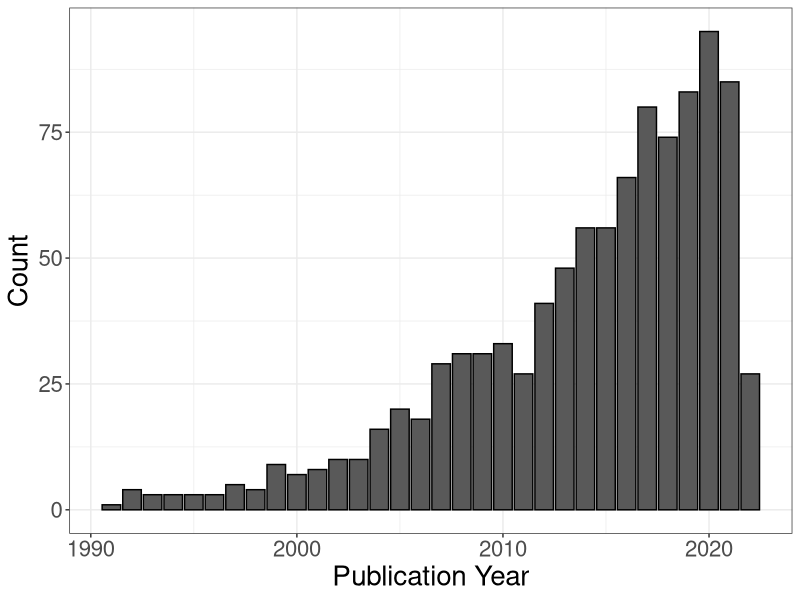
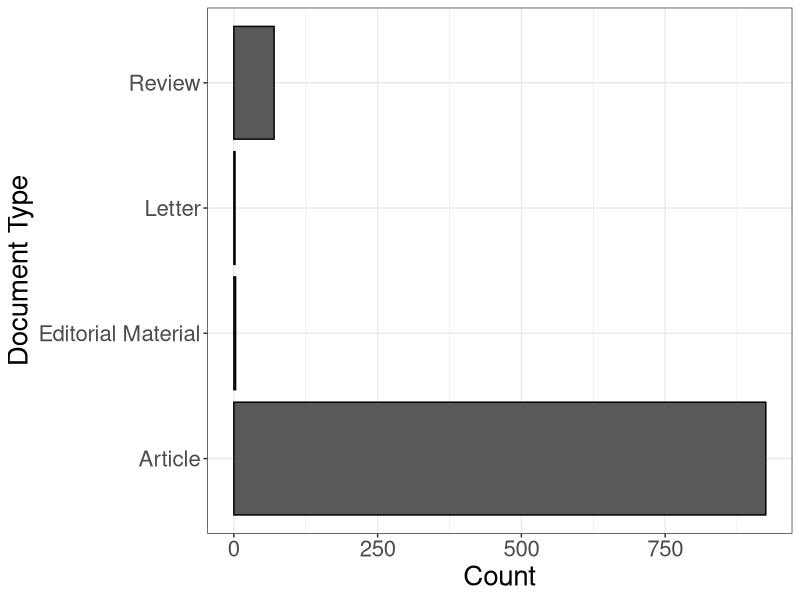
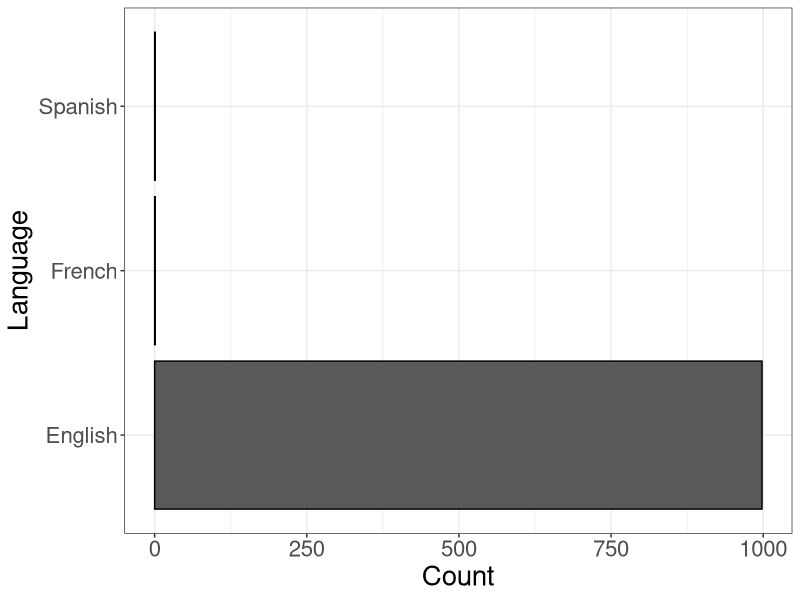
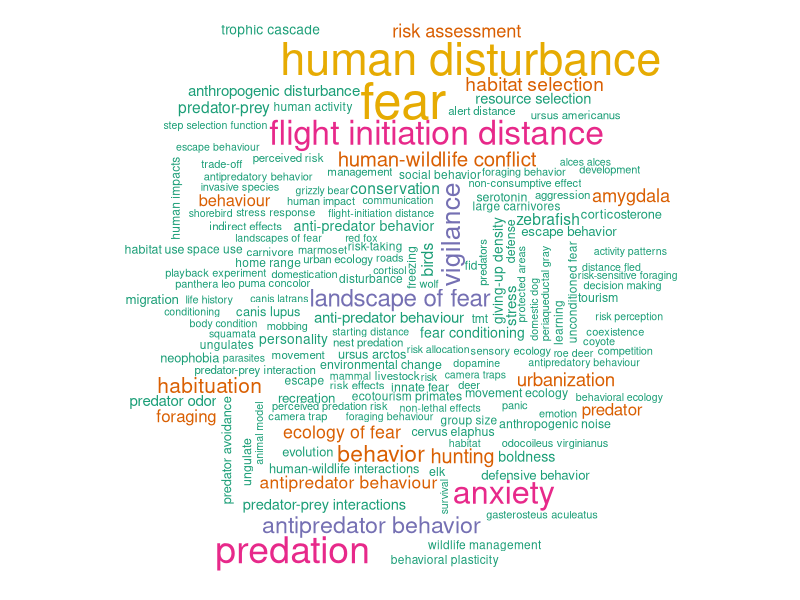
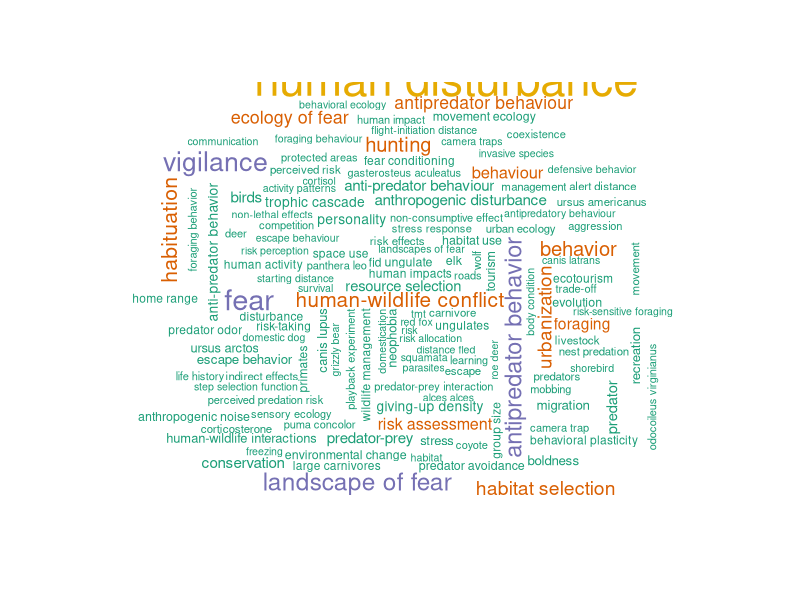
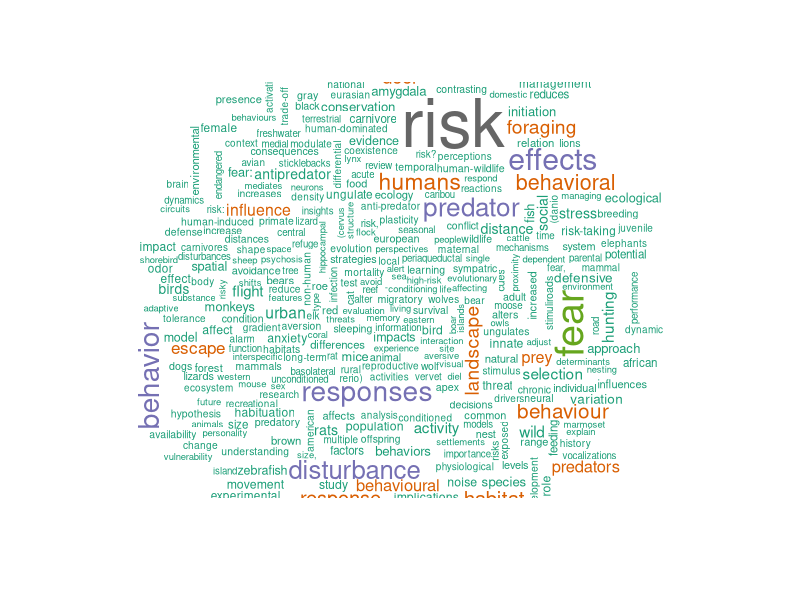
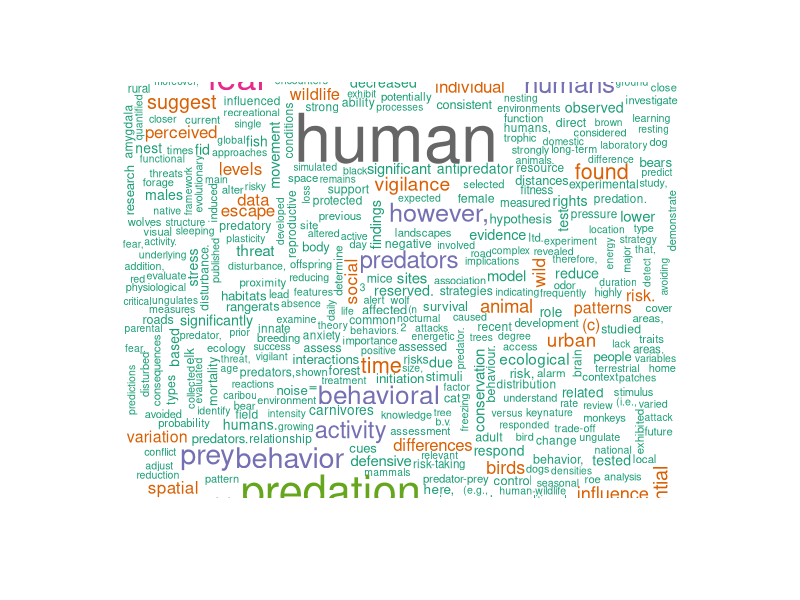
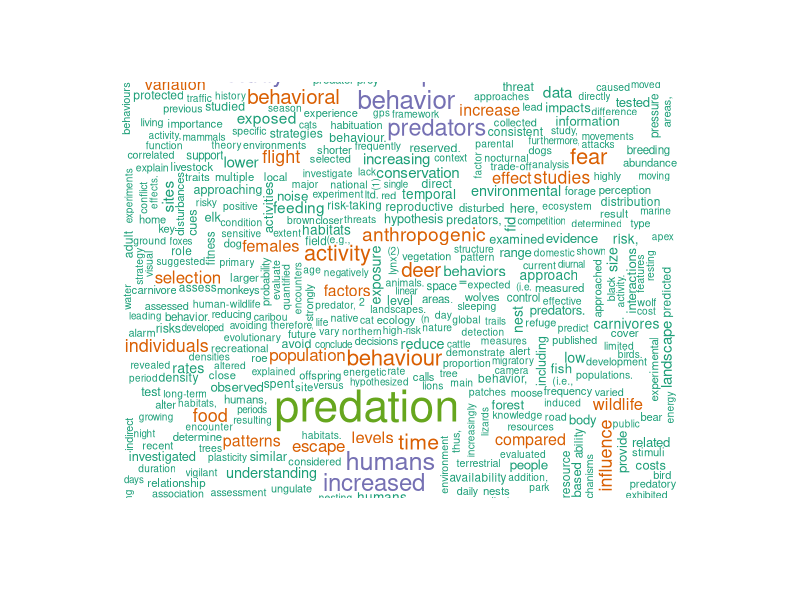

The R source for these figures, in order:
# Anthropogenic risk effects on animal behavior - systematic review

# mapping literature for review

## import data from WOS -----

setwd("C:/Users/shony/Nextcloud/Work/PhD/Thesis/review/Analysis/scoping-lit")

papers <- read.csv("scope_3.csv")

summary(papers)

## Clean data ----

library(dplyr)
library(tidyr)

papers <- papers%>%
  select(-c(contains(match = "conference", ignore.case = T), 
            contains(match = "book", ignore.case = T), 
            Keywords.Plus, 
            contains(match = "addresses", ignore.case = T),
            contains(match = "funding", ignore.case = T),
            contains(match = "cite", ignore.case = T),
            contains(match = "publisher", ignore.case = T),
            contains(match = "abbreviation", ignore.case = T),
            Affiliations,
            Researcher.Ids,
            Research.Areas,
            ORCIDs,
            contains("usage", ignore.case = T),
            contains("Page"),
            Early.Access.Date,
            WoS.Categories,
            Web.of.Science.Index,
            IDS.Number,
            UT..Unique.WOS.ID.,
            Pubmed.Id,
            Open.Access.Designations,
            Hot.Paper.Status,
            Group.Authors,
            X
            )
         )%>%
  mutate(Meeting.Abstract = as.character(Meeting.Abstract),
         Volume = as.character(Volume),
         Document.Type = ifelse(grepl("article*", Document.Type, ignore.case = T), "Article", Document.Type),
         Document.Type = ifelse(grepl("review*", Document.Type, ignore.case = T), "Review", Document.Type),
         Document.Type = ifelse(grepl("editorial*", Document.Type, ignore.case = T), "Editorial Material", Document.Type))

summary(papers)

## Summaries ----

library(ggplot2)

### Number of publications by year

ggplot(papers, aes(Publication.Year))+
  geom_bar(col = "black")+
  labs(x = "Publication Year", y = "Count")+
  theme_bw()+
  theme(text = element_text(size = 20))

ggsave(last_plot(),  filename = "years.png", height = 4, width = 6)
### Article type

ggplot(papers, aes(Document.Type))+
  geom_bar(col = "black")+
  labs(x = "Document Type", y = "Count")+
  coord_flip()+
  theme_bw()+
  theme(text = element_text(size = 20))

ggsave(last_plot(),  filename = "type.png", height = 4, width = 6)

### Language

ggplot(papers, aes(Language))+
  geom_bar(col = "black")+
  labs(x = "Language", y = "Count")+
  coord_flip()+
  theme_bw()+
  theme(text = element_text(size = 20))


ggsave(last_plot(),  filename = "lang.png", height = 4, width = 6)

## sub-sampling ----

#sample <- 1:100

#papers <- papers[sample,]

## Analyse  keywords -----

## separating keywords into individual strings

library(stringr)

keywords <- list()

ind = 1

for (s in papers$Author.Keywords) {
  
  keywords[ind] <- strsplit(s, ";")  
  
  ind = ind + 1
}

keywords <- unlist(keywords)

keywords <- str_trim(keywords) #removing white spaces

keywords <- tolower(keywords)

### frequency

kw_freq <- data.frame(table(keywords))

### word cloud

library(wordcloud)

wordcloud(words = kw_freq$keywords, freq = kw_freq$Freq, colors = brewer.pal(8, "Dark2"), min.freq = 5, max.words = 500)

### grouping

### Exclusion - removing irrelavant key phrases and their cooccuring keywords

keys_in_str <- papers$Author.Keywords[!grepl("amygdala*|ptsd|anxiety|*exitinction|psych*|neuro*", papers$Author.Keywords, ignore.case = T)]

keys_in <- list()

ind = 1

for (s in keys_in_str) {
  
  keys_in[ind] <- strsplit(s, ";")  
  
  ind = ind + 1
}

keys_in <- unlist(keys_in)

keys_in <- str_trim(keys_in) #removing white spaces

keys_in <- tolower(keys_in)

### frequency

kw_in_freq <- data.frame(table(keys_in))

### word cloud

wordcloud(words = kw_in_freq$keys_in, freq = kw_in_freq$Freq, colors = brewer.pal(8, "Dark2"), min.freq = 5, max.words = 500)

## Analyse titles ----

## Separating words in the titles

title_words <- list()

ind = 1

for (w in papers$Article.Title) {
  
  title_words[ind] = strsplit(w, split = " ")
  
  ind = ind + 1

  }

title_words <- unlist(title_words)

title_words <- tolower(title_words)

title_words <- str_trim(title_words)


## Frequency

title_freq <- data.frame(table(title_words))

## removing stop words

library(tidytext)

title_freq <- title_freq%>%
  anti_join(stop_words, by = c("title_words" = "word"))

## Word Cloud

wordcloud(words = title_freq$title_words, freq = title_freq$Freq, colors = brewer.pal(8, "Dark2"), min.freq = 5, max.words = 500)

## Exclusion

## Grouping

## Analyse abstracts ----

## Separating words in the titles

abs_words <- list()

ind = 1

for (w in papers$Abstract) {
  
  abs_words[ind] = strsplit(w, split = " ")
  
  ind = ind + 1
  
}

abs_words <- unlist(abs_words)

abs_words <- tolower(abs_words)

abs_words <- str_trim(abs_words)

## Frequency

abs_freq <- data.frame(table(abs_words))

## removing stop words

abs_freq <- abs_freq%>%
  anti_join(stop_words, by = c("abs_words" = "word"))

## Word Cloud

wordcloud(words = abs_freq$abs_words, freq = abs_freq$Freq, colors = brewer.pal(8, "Dark2"), min.freq = 5, max.words = 500)

## Exclusion

abs_in_str <- papers$Abstract[!grepl("amygdala*|conditioning|ptsd|anxiety|*exitinction|psych*|neuro*", papers$Abstract, ignore.case = T)]

abs_in <- list()

ind = 1

for (s in abs_in_str) {
  
  abs_in[ind] <- strsplit(s, " ")  
  
  ind = ind + 1
}

abs_in <- unlist(abs_in)

abs_in <- str_trim(abs_in) #removing white spaces

abs_in <- tolower(abs_in)

### frequency

abs_in_freq <- data.frame(table(abs_in))

## removing stop words

abs_in_freq <- abs_in_freq%>%
  anti_join(stop_words, by = c("abs_in" = "word"))

### word cloud

wordcloud(words = abs_in_freq$abs_in, freq = abs_in_freq$Freq, colors = brewer.pal(8, "Dark2"), min.freq = 5, max.words = 500)

## Grouping
